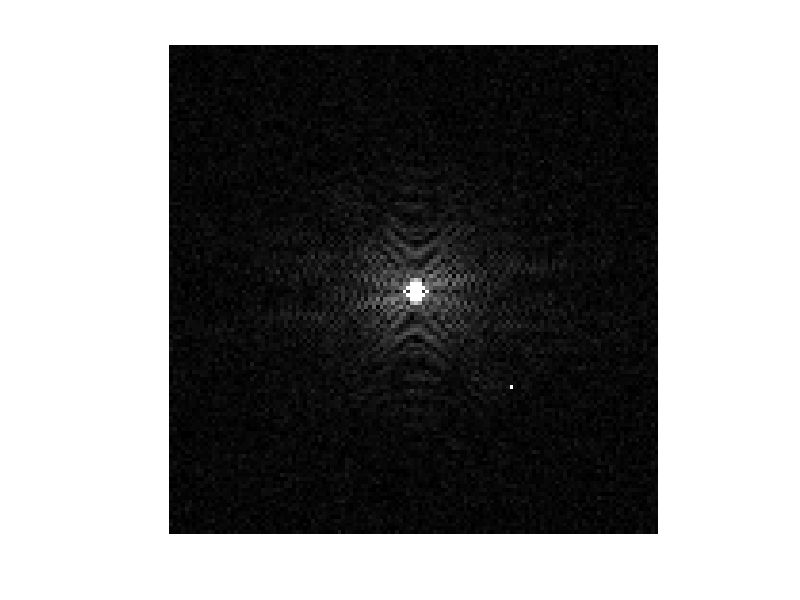
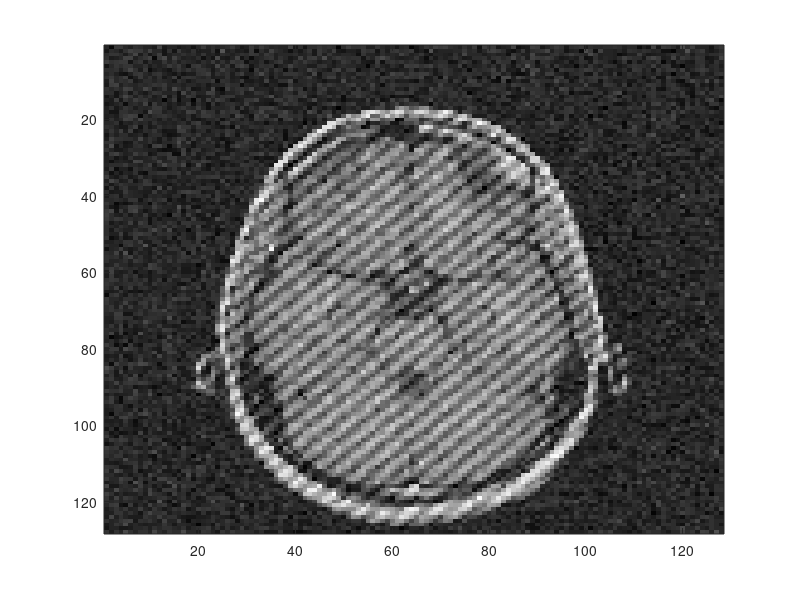
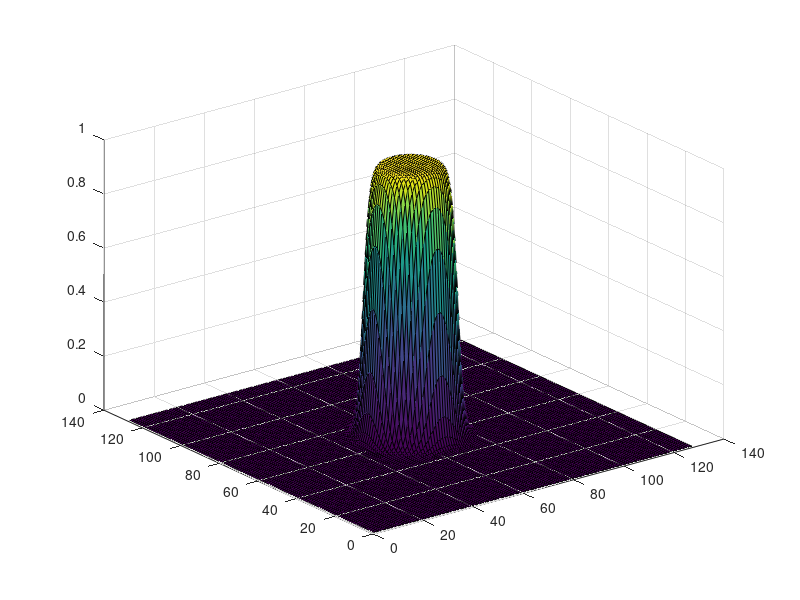
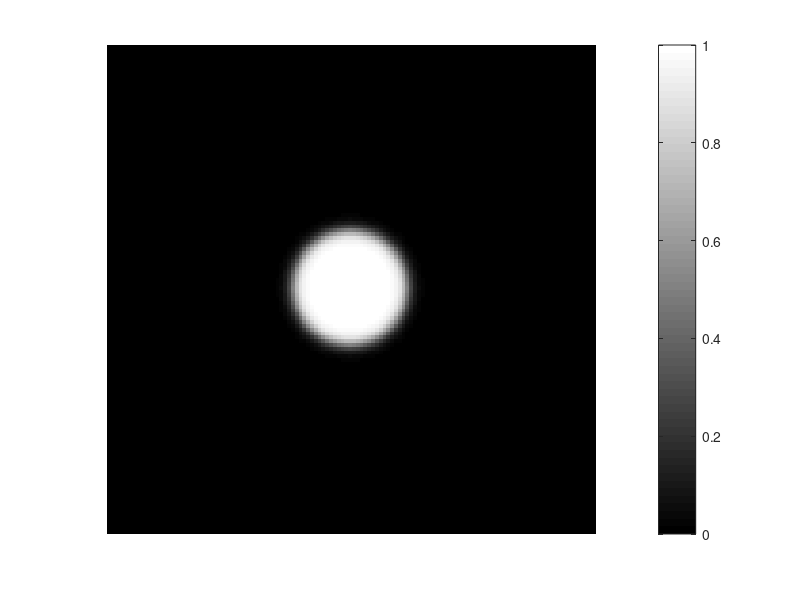

Here is the MATLAB script that generated these plots, in order: (Note: this script raises an error after producing the figures.)

%%

%Exercise 1
clear all;
close all;
load kspace.mat; %Read in original kspace data
matx = 128;
maty = 128;

im = abs(fft2(kspace));
figure(1);imshow(abs(kspace), [0 2]);colormap jet;  %plot kspace

figure(2);imagesc(im);colormap gray; %plot image
%figure(20);surf(abs(kspace));%plot surface plot of kspace
%%

% Generate a 2D Fermi filter with radius "width" and transition region
% "edgewidth"
width = 30; % can be varied
edgewidth = 1; % can be varied
A = cumsum(ones(128,128),1);
B = cumsum(ones(128,128),2);
R = sqrt((matx/2.-A).*(matx/2.-A) + (maty/2.-B).*(maty/2.-B));
fermifilter =  1./(1+exp((R-width/2)/edgewidth));     


figure(3);surf(fermifilter);    %surface plot of fermifilter
figure(4);imshow(fermifilter, [0 1]);colormap jet; colorbar; %top view of fermifilter
%%

kspace_filtered = kspace.*fermifilter;% applying the filter
im2_filtered=abs(fft2(kspace_filtered));% filtered image

figure(5);imshow(abs(kspace_filtered), [0 2]);colormap jet;% display filtered kspace
figure(6);imshow(im2_filtered, [0 100]);colormap gray;% display filtered image


%%
%%Exercise 2

clear all
close all
clc

% Load image file
info = dicominfo('IM-0001-0001.dcm'); % Reads information of DICOM file. Change file name according to what you have.
imag1 = dicomread(info); % Get image information
imag1 = double(imag1); % Turn values from unsigned integers to double numbers 
% Display image
figure
imshow(abs(imag1));

 imcontrast % Allows you to dynamically change constrast of image
% imtool(imag1) % Allows you perform basic operations on the image.
%% FILTERING IMAGE

filter = 7; % Change variable to choice of 
hsize = 5; % Size of filter matrix

switch filter
    case 1
        h = fspecial('average',hsize); % Moving average filter
    case 2
        sigma = 5;
        h = fspecial('gaussian',hsize,sigma); % Low pass filter
    case 3
        sigma = 0.5;
        h = fspecial('log',hsize,sigma); % Edge detection
    case 4
        h = fspecial('prewitt'); % Vertical edge detection
    case 5
        h = fspecial('sobel'); % Horizontal edge detection.
    case 6
        radius = 3;
        h = fspecial('disk',radius); % Circular average filter
    case 7
        h = fspecial('unsharp',0.2); % Improves image resolution
end

imag2 = imfilter(imag1,h);
figure, imshow(imag2);imcontrast;
%% 
%Exercise 3
clc;
clear all;
close all;

% Load brain or knee data
load brain.mat
%load knee.mat


kspace = fftshift(fft2(im)); % Apply 2D fourier transform to obtain kspace data . 
figure(1);imshow(abs(im), [0 100]);colormap gray; % plot image. Change 100 to 5000 for knee data
colorbar;
title('Original Brain Image');

%%
% Exercise 3: Undersample kspace
kspace_us = kspace;   
kspace_us(2:2:end,:) = 0;  % Set every alternate row to zero

% Reconstruct image from undersampled kspace
im_us = ifft2(ifftshift(kspace_us));
figure(2);imshow(abs(im_us),[0 100]);colormap gray; % plot new image 
colorbar;
title('Brain Image from Undersampled kpace(every alternate line=0)');